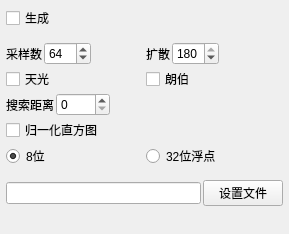
<?xml version="1.0" encoding="UTF-8"?>
<ui version="4.0">
 <class>Form</class>
 <widget class="QWidget" name="Form">
  <property name="geometry">
   <rect>
    <x>0</x>
    <y>0</y>
    <width>289</width>
    <height>234</height>
   </rect>
  </property>
  <property name="sizePolicy">
   <sizepolicy hsizetype="Expanding" vsizetype="Minimum">
    <horstretch>0</horstretch>
    <verstretch>0</verstretch>
   </sizepolicy>
  </property>
  <property name="minimumSize">
   <size>
    <width>200</width>
    <height>0</height>
   </size>
  </property>
  <property name="maximumSize">
   <size>
    <width>1000</width>
    <height>499</height>
   </size>
  </property>
  <property name="baseSize">
   <size>
    <width>0</width>
    <height>220</height>
   </size>
  </property>
  <property name="contextMenuPolicy">
   <enum>Qt::NoContextMenu</enum>
  </property>
  <property name="windowTitle">
   <string>窗体</string>
  </property>
  <property name="styleSheet">
   <string notr="true"/>
  </property>
  <layout class="QVBoxLayout" name="verticalLayout">
   <property name="spacing">
    <number>2</number>
   </property>
   <property name="leftMargin">
    <number>6</number>
   </property>
   <property name="topMargin">
    <number>6</number>
   </property>
   <property name="rightMargin">
    <number>6</number>
   </property>
   <property name="bottomMargin">
    <number>6</number>
   </property>
   <item>
    <layout class="QHBoxLayout" name="horizontalLayout">
     <property name="topMargin">
      <number>0</number>
     </property>
     <item>
      <widget class="QCheckBox" name="bake_sao_generate">
       <property name="toolTip">
        <string>启用/禁用软件环境光遮蔽贴图烘焙。</string>
       </property>
       <property name="text">
        <string>生成</string>
       </property>
       <property name="checked">
        <bool>false</bool>
       </property>
      </widget>
     </item>
     <item>
      <spacer name="horizontalSpacer">
       <property name="orientation">
        <enum>Qt::Horizontal</enum>
       </property>
       <property name="sizeHint" stdset="0">
        <size>
         <width>40</width>
         <height>20</height>
        </size>
       </property>
      </spacer>
     </item>
    </layout>
   </item>
   <item>
    <spacer name="verticalSpacer_2">
     <property name="orientation">
      <enum>Qt::Vertical</enum>
     </property>
     <property name="sizeType">
      <enum>QSizePolicy::Fixed</enum>
     </property>
     <property name="sizeHint" stdset="0">
      <size>
       <width>20</width>
       <height>10</height>
      </size>
     </property>
    </spacer>
   </item>
   <item>
    <layout class="QHBoxLayout" name="horizontalLayout_5">
     <property name="spacing">
      <number>2</number>
     </property>
     <property name="topMargin">
      <number>0</number>
     </property>
     <property name="rightMargin">
      <number>0</number>
     </property>
     <item>
      <layout class="QFormLayout" name="formLayout_2">
       <property name="topMargin">
        <number>0</number>
       </property>
       <item row="0" column="0">
        <widget class="QLabel" name="label_2">
         <property name="text">
          <string>采样数</string>
         </property>
        </widget>
       </item>
       <item row="0" column="1">
        <widget class="QSpinBox" name="bake_sao_samples">
         <property name="sizePolicy">
          <sizepolicy hsizetype="Fixed" vsizetype="Fixed">
           <horstretch>0</horstretch>
           <verstretch>0</verstretch>
          </sizepolicy>
         </property>
         <property name="minimumSize">
          <size>
           <width>40</width>
           <height>0</height>
          </size>
         </property>
         <property name="toolTip">
          <string>设置从每个采样点（纹素）发射的采样射线数。</string>
         </property>
         <property name="minimum">
          <number>16</number>
         </property>
         <property name="maximum">
          <number>512</number>
         </property>
         <property name="value">
          <number>64</number>
         </property>
        </widget>
       </item>
      </layout>
     </item>
     <item>
      <layout class="QFormLayout" name="formLayout_4">
       <item row="0" column="0">
        <widget class="QLabel" name="label_4">
         <property name="text">
          <string>扩散</string>
         </property>
        </widget>
       </item>
       <item row="0" column="1">
        <widget class="QSpinBox" name="bake_sao_spread">
         <property name="sizePolicy">
          <sizepolicy hsizetype="Fixed" vsizetype="Fixed">
           <horstretch>0</horstretch>
           <verstretch>0</verstretch>
          </sizepolicy>
         </property>
         <property name="minimumSize">
          <size>
           <width>40</width>
           <height>0</height>
          </size>
         </property>
         <property name="toolTip">
          <string>设置采样射线相对于每个采样点发射的立体角。值为180表示射线在当前采样点周围的半球内发射。</string>
         </property>
         <property name="minimum">
          <number>5</number>
         </property>
         <property name="maximum">
          <number>180</number>
         </property>
         <property name="value">
          <number>180</number>
         </property>
        </widget>
       </item>
      </layout>
     </item>
    </layout>
   </item>
   <item>
    <layout class="QHBoxLayout" name="horizontalLayout_6">
     <property name="spacing">
      <number>2</number>
     </property>
     <property name="topMargin">
      <number>0</number>
     </property>
     <property name="rightMargin">
      <number>0</number>
     </property>
     <item>
      <widget class="QCheckBox" name="bake_sao_skylight">
       <property name="toolTip">
        <string>向场景添加一个虚拟地平面，使朝地面方向发射的射线会与该平面相交，从而产生来自天空的光照效果。</string>
       </property>
       <property name="text">
        <string>天光</string>
       </property>
       <property name="checked">
        <bool>false</bool>
       </property>
      </widget>
     </item>
     <item>
      <widget class="QCheckBox" name="bake_sao_skylightLambertian">
       <property name="toolTip">
        <string>开启后，使用朗伯项计算入射遮蔽。每条未遮蔽的射线会加上它与采样点表面法线之间的余弦值，而不是值1。</string>
       </property>
       <property name="text">
        <string>朗伯</string>
       </property>
      </widget>
     </item>
    </layout>
   </item>
   <item>
    <layout class="QHBoxLayout" name="horizontalLayout_2">
     <property name="topMargin">
      <number>0</number>
     </property>
     <property name="rightMargin">
      <number>0</number>
     </property>
     <item>
      <layout class="QFormLayout" name="formLayout_5">
       <item row="0" column="0">
        <widget class="QLabel" name="label_5">
         <property name="text">
          <string>搜索距离</string>
         </property>
        </widget>
       </item>
       <item row="0" column="1">
        <widget class="QSpinBox" name="bake_sao_searchDistance">
         <property name="minimumSize">
          <size>
           <width>40</width>
           <height>0</height>
          </size>
         </property>
         <property name="toolTip">
          <string>射线的最大长度，单位为TopoGun毫单位。此参数为零时，搜索距离设为无限。</string>
         </property>
         <property name="maximum">
          <number>5000</number>
         </property>
        </widget>
       </item>
      </layout>
     </item>
     <item>
      <spacer name="horizontalSpacer_2">
       <property name="orientation">
        <enum>Qt::Horizontal</enum>
       </property>
       <property name="sizeHint" stdset="0">
        <size>
         <width>40</width>
         <height>20</height>
        </size>
       </property>
      </spacer>
     </item>
    </layout>
   </item>
   <item>
    <layout class="QHBoxLayout" name="horizontalLayout_7">
     <property name="topMargin">
      <number>0</number>
     </property>
     <item>
      <widget class="QCheckBox" name="bake_sao_normalize">
       <property name="toolTip">
        <string>开启后，结果贴图的值会被拉伸以适配整个贴图的动态范围（8位图像为0-256，浮点图像为0.0-1.0）。</string>
       </property>
       <property name="text">
        <string>归一化直方图</string>
       </property>
       <property name="checked">
        <bool>false</bool>
       </property>
      </widget>
     </item>
    </layout>
   </item>
   <item>
    <layout class="QHBoxLayout" name="horizontalLayout_3">
     <property name="topMargin">
      <number>0</number>
     </property>
     <item>
      <widget class="QRadioButton" name="bake_sao_8bit">
       <property name="toolTip">
        <string>贴图将保存为每通道8位的TGA或TIFF文件。动态范围被拉伸以适配8位图像所能提供的256级强度。</string>
       </property>
       <property name="text">
        <string>8位</string>
       </property>
       <property name="checked">
        <bool>true</bool>
       </property>
       <attribute name="buttonGroup">
        <string notr="true">buttonGroup</string>
       </attribute>
      </widget>
     </item>
     <item>
      <widget class="QRadioButton" name="bake_sao_32bit">
       <property name="toolTip">
        <string>贴图将保存为每通道32位浮点TIFF文件。数值范围在0.0-1.0之间。</string>
       </property>
       <property name="text">
        <string>32位浮点</string>
       </property>
       <attribute name="buttonGroup">
        <string notr="true">buttonGroup</string>
       </attribute>
      </widget>
     </item>
    </layout>
   </item>
   <item>
    <spacer name="verticalSpacer_3">
     <property name="orientation">
      <enum>Qt::Vertical</enum>
     </property>
     <property name="sizeType">
      <enum>QSizePolicy::Fixed</enum>
     </property>
     <property name="sizeHint" stdset="0">
      <size>
       <width>20</width>
       <height>10</height>
      </size>
     </property>
    </spacer>
   </item>
   <item>
    <layout class="QHBoxLayout" name="horizontalLayout_8">
     <property name="spacing">
      <number>2</number>
     </property>
     <property name="topMargin">
      <number>0</number>
     </property>
     <item>
      <widget class="QLineEdit" name="bake_sao_file">
       <property name="toolTip">
        <string>通过文件对话框选择烘焙贴图要保存到的文件。你也可以直接在“设置文件”按钮左侧的输入框中输入文件路径。烘焙贴图可保存为24位TGA，或24/32位浮点TIFF文件。</string>
       </property>
      </widget>
     </item>
     <item>
      <widget class="QPushButton" name="bake_sao_setFile">
       <property name="toolTip">
        <string>通过文件对话框选择烘焙贴图要保存到的文件。你也可以直接在“设置文件”按钮左侧的输入框中输入文件路径。烘焙贴图可保存为24位TGA，或24/32位浮点TIFF文件。</string>
       </property>
       <property name="text">
        <string>设置文件</string>
       </property>
      </widget>
     </item>
    </layout>
   </item>
   <item>
    <spacer name="verticalSpacer">
     <property name="orientation">
      <enum>Qt::Vertical</enum>
     </property>
     <property name="sizeHint" stdset="0">
      <size>
       <width>10</width>
       <height>4</height>
      </size>
     </property>
    </spacer>
   </item>
  </layout>
 </widget>
 <resources/>
 <connections/>
 <buttongroups>
  <buttongroup name="buttonGroup"/>
 </buttongroups>
</ui>
